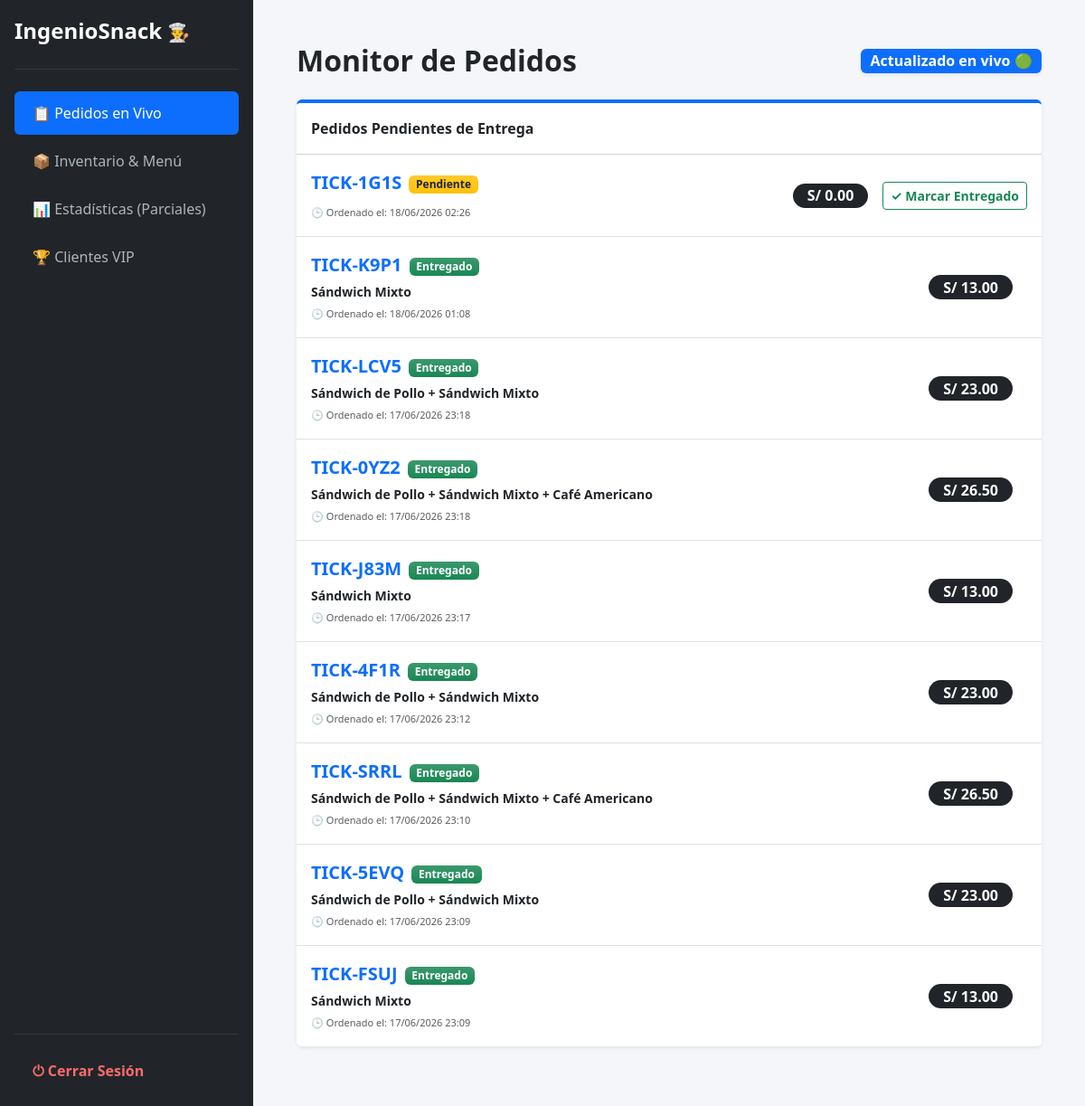
/admin, run on an earlier commit of the app's database.
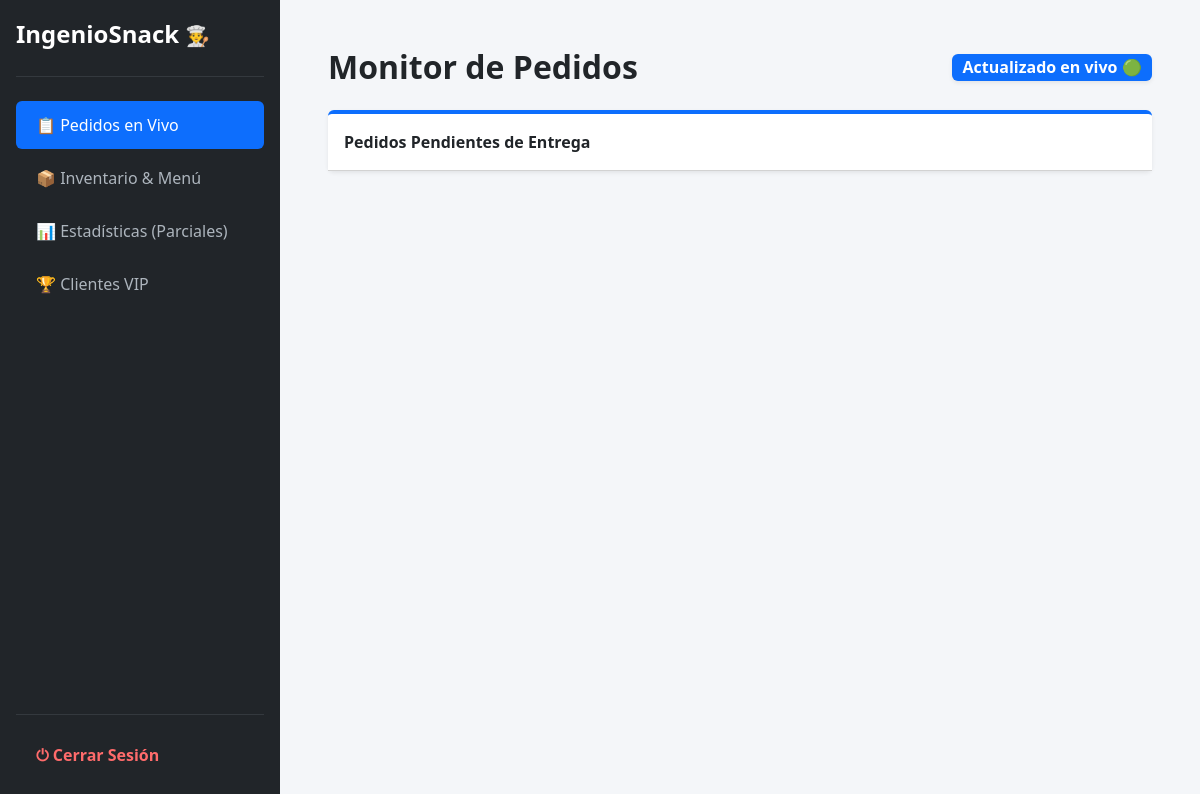
And on a later commit of the database.
### src/models.py (models this page shows, shortened)
class Pedido(db.Model):
    __tablename__ = 'pedidos'
    id = db.Column(db.Integer, primary_key=True)
    ticket = db.Column(db.String(10), unique=True, default=generar_ticket, nullable=False)
    detalle_productos = db.Column(db.String(300), nullable=False) # Guardará: "Sándwich de Pollo, Café"
    total = db.Column(db.Float, nullable=False)
    entregado = db.Column(db.Boolean, default=False) # False = Pendiente, True = Entregado
    fecha = db.Column(db.DateTime, default=datetime.utcnow)

### src/app.py (the view)
@app.route('/admin')
def admin():
    pedidos_reales = Pedido.query.order_by(Pedido.fecha.desc()).all()
    return render_template('admin/panel.html', pedidos=pedidos_reales)

### templates/admin/panel.html (shortened to what this page needs)
{% extends "admin/base_admin.html" %}
{% block content %}
<div class="d-flex justify-content-between align-items-center mb-4">
    <h2 class="fw-bold text-dark m-0">Monitor de Pedidos</h2>
    <span class="badge bg-primary fs-6 shadow-sm">Actualizado en vivo 🟢</span>
</div>
<div class="card shadow-sm border-0 border-top border-primary border-4 mb-4">
    <div class="card-header bg-white text-dark fw-bold py-3">
        Pedidos Pendientes de Entrega
    </div>
    <ul class="list-group list-group-flush">
        {% for pedido in pedidos %}
        <li class="list-group-item d-flex justify-content-between align-items-center py-3 animate-fade-in">
            <div>
                <div class="d-flex align-items-center mb-1">
                    <strong class="text-primary fs-5 me-2">{{ pedido.ticket }}</strong>
                    <span id="badge-{{ pedido.id }}">
                        {% if pedido.entregado %}
                            <span class="badge bg-success bg-gradient">Entregado</span>
                        {% else %}
                            <span class="badge bg-warning bg-gradient text-dark">Pendiente</span>
                        {% endif %}
                    </span>
                </div>
                <small class="text-dark d-block fw-semibold">{{ pedido.detalle_productos }}</small>
                <small class="text-muted" style="font-size: 11px;">🕒 Ordenado el: {{ pedido.fecha.strftime('%d/%m/%Y %H:%M') }}</small>
            </div>
            <div class="d-flex align-items-center">
                <span class="badge bg-dark rounded-pill fs-6 px-3 me-3">S/ {{ "%.2f"|format(pedido.total) }}</span>
                {% if not pedido.entregado %}
                <button id="btn-{{ pedido.id }}" onclick="marcarEntregado({{ pedido.id }})" class="btn btn-sm btn-outline-success fw-bold">
                    ✓ Marcar Entregado
                </button>
                {% endif %}
            </div>
        </li>
        {% endfor %}
    </ul>
</div>
{% endblock %}

### templates/admin/base_admin.html (shortened to what this page needs)
<!DOCTYPE html>
<html lang="es">
<head>
    <link href="https://cdn.jsdelivr.net/npm/bootstrap@5.3.0/dist/css/bootstrap.min.css" rel="stylesheet">
</head>
<body>
<div class="d-flex">
    <div class="sidebar d-flex flex-column p-3 text-white" style="width: 280px;">
        <a href="/admin" class="d-flex align-items-center mb-4 text-white text-decoration-none">
            <span class="fs-4 fw-bold">IngenioSnack <span class="fs-5">👨‍🍳</span></span>
        </a>
        <hr class="mt-0 mb-4 text-secondary">
        <ul class="nav nav-pills flex-column mb-auto">
            <li>
                <a href="/admin" class="nav-link" id="nav-pedidos">
                    📋 Pedidos en Vivo
                </a>
            </li>
            <li>
                <a href="/admin/inventario" class="nav-link" id="nav-inventario">
                    📦 Inventario & Menú
                </a>
            </li>
            <li>
                <a href="/admin/estadisticas" class="nav-link" id="nav-estadisticas">
                    📊 Estadísticas (Parciales)
                </a>
            </li>
            <li>
                <a href="/admin/vip" class="nav-link" id="nav-vip">
                    🏆 Clientes VIP
                </a>
            </li>
        </ul>
        <hr class="text-secondary">
        <a href="#" class="nav-link logout-btn d-flex align-items-center fw-bold">
            ⏻ Cerrar Sesión
        </a>
    </div>
    <div class="flex-grow-1 p-5 overflow-auto" style="height: 100vh;">
        {% block content %}{% endblock %}
    </div>
</div>
</body>
</html>

### templates/admin/base_admin.html (style rules this page uses)
body { background-color: #f4f6f9; }
.sidebar { min-height: 100vh; background-color: #212529; }
.nav-link { color: #adb5bd; font-weight: 500; padding: 12px 20px; border-radius: 8px; margin-bottom: 5px; transition: all 0.3s ease; }
.nav-link:hover, .nav-link.active { color: #fff; background-color: #0d6efd; }
.logout-btn { color: #ff6b6b; }

What changed in the data, as far as the page shows it:
removed Pedido: ticket "TICK-1G1S", entregado "Pendiente", fecha "18/06/2026 02:26", total "0.00"
removed Pedido: ticket "TICK-K9P1", entregado "Entregado", detalle_productos "Sándwich Mixto", fecha "18/06/2026 01:08", total "13.00"
removed Pedido: ticket "TICK-LCV5", entregado "Entregado", detalle_productos "Sándwich de Pollo + Sándwich Mixto", fecha "17/06/2026 23:18", total "23.00"
removed Pedido: ticket "TICK-0YZ2", entregado "Entregado", detalle_productos "Sándwich de Pollo + Sándwich Mixto + Café Americano", fecha "17/06/2026 23:18", total "26.50"
removed Pedido: ticket "TICK-J83M", entregado "Entregado", detalle_productos "Sándwich Mixto", fecha "17/06/2026 23:17", total "13.00"
removed Pedido: ticket "TICK-4F1R", entregado "Entregado", detalle_productos "Sándwich de Pollo + Sándwich Mixto", fecha "17/06/2026 23:12", total "23.00"
removed Pedido: ticket "TICK-SRRL", entregado "Entregado", detalle_productos "Sándwich de Pollo + Sándwich Mixto + Café Americano", fecha "17/06/2026 23:10", total "26.50"
removed Pedido: ticket "TICK-5EVQ", entregado "Entregado", detalle_productos "Sándwich de Pollo + Sándwich Mixto", fecha "17/06/2026 23:09", total "23.00"
removed Pedido: ticket "TICK-FSUJ", entregado "Entregado", detalle_productos "Sándwich Mixto", fecha "17/06/2026 23:09", total "13.00"
